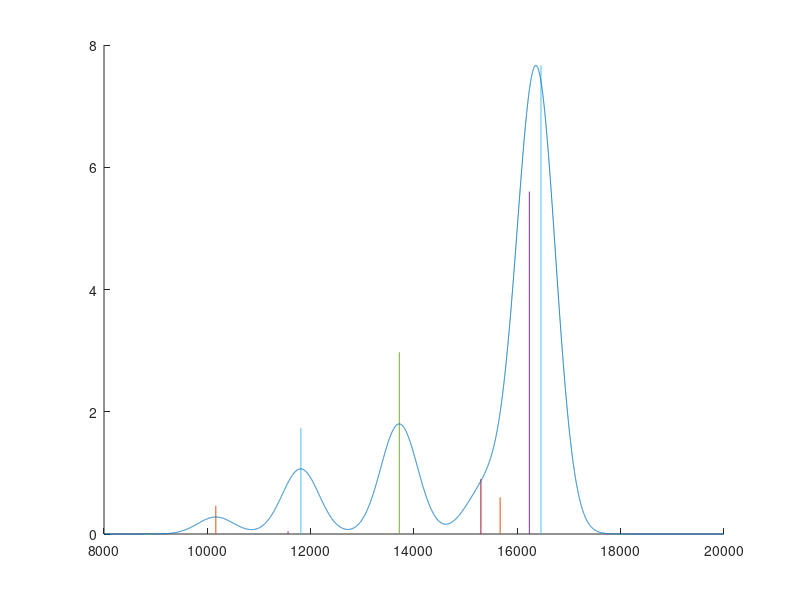

The MATLAB script that drew this image:
% Holstein-like Hamiltonian 
% This hamiltonian consist of a dimer system compose of identical monomer. 
% This system only invole 1 electronic state 1 vibrational state on the 1st
% electronic exicted state for each monomer. 
% Ref: Kistler, K. A.; Pochas, C. M.; Yamagata, H. JPCB, 2011, 116, 77?86.

%% options
% molecule parameters
NV = 3; % NUmber of maximun vibrational quata
w0 =1600;
Lambda = 0.57;
J12 = 250;
D = 0;
w0_0 = 10000;


% figure
PlotStick = 1;
LineShape = 'G';
LineWidth = 500;
F_Min = 8000;
F_Max = 20000;


%% Construct local mode basis

NS = (NV+2)*(NV+1)/2; % number of state

[W1,W2] = ndgrid(NV+1:-1:1,1:NV+1);

WV1 = tril(W1);
WV1 = WV1(WV1>0)-1;

WV2 = tril(W2);
WV2 = WV2(WV2>0)-1;

WV = [WV1;WV2];

%% Construct vibrational ladder operators 
% prep vib mode index in matrix form
[V1_Ind1,V1_Ind2] = ndgrid(WV1);
[V2_Ind1,V2_Ind2] = ndgrid(WV2);

% prep vib quantum # diff matrix
V1_qn_diff = V1_Ind1 - V1_Ind2;
V2_qn_diff = V2_Ind1 - V2_Ind2;

% prep nuclear wavefunction overlape matrix
V1_overlap = ~(V1_qn_diff);
V2_overlap = ~(V2_qn_diff);

% Creation/Anihilation operator for |1> state 
B1_p_Ind = ~(V1_qn_diff-1);
B1_n_Ind = ~(V1_qn_diff+1);
B1_p = (      sqrt(WV1)*ones(size(WV1))') .* B1_p_Ind .* V2_overlap;
B1_n = (ones(size(WV1))*sqrt(WV1)'      ) .* B1_n_Ind .* V2_overlap;

% Creation/Anihilation operator for |2> state 
B2_p_Ind = ~(V2_qn_diff-1);
B2_n_Ind = ~(V2_qn_diff+1);
B2_p = (      sqrt(WV2)*ones(size(WV2))') .* B2_p_Ind .* V1_overlap;
B2_n = (ones(size(WV2))*sqrt(WV2)'      ) .* B2_n_Ind .* V1_overlap;

%% Construct Hmiltonian
% H = (H1) + (H2) + (H3) + (H4)
% H1: w0(Bn_p.*Bn_n)
% H2: lambda*w0*(Bn_p + Bn_n)|n><n|
% H3: J12*(|1><2| + |2><1|)
% H4: D + w0-0 + Lambda^2*w0

% H1
Bpn = B1_p*B1_n+B2_p*B2_n;
H1 = w0 * blkdiag(Bpn,Bpn);

% H2
H2 = Lambda * w0 * blkdiag(B1_p+B1_n,B2_p+B2_n);

% H3
H3 = reshape(eye(size(H1)),size(H1,1),NS,2); % need replace eye with FC factor matrix
H3 = reshape(H3(:,:,[2,1]),size(H1));
H3 = J12.*H3;

% H4
H4 = (D+w0_0+Lambda^2*w0).*eye(size(H1));

H = blkdiag(0,H1+H2+H3+H4);

%% Diagonalize H
% note: the eiganvector V_Full(:,i) has been already normalized.
[V_Full,D_Full] = eig(H);
Ex_Freq = diag(D_Full);

% sort eiganvalue form small to big and reorder the eiganvectors
[Sort_Ex_Freq,Indx] = sort(Ex_Freq);
 Sort_Ex_V          = V_Full(:,Indx);
 
%% Construct Transiton matrix
mu1 = [0,0,1];
mu2 = [0,0,1];

Trans_Monent1 = bsxfun(@times,ones(NS,1),mu1);
Trans_Monent2 = bsxfun(@times,ones(NS,1),mu2);

Trans_Loc = zeros([size(H),3]);
Trans_Loc(1,   2:  NS+1,:) = Trans_Monent1;
Trans_Loc(1,NS+2:2*NS+1,:) = Trans_Monent2;
Trans_Loc(   2:  NS+1,1,:) = Trans_Monent1;
Trans_Loc(NS+2:2*NS+1,1,:) = Trans_Monent2;


Trans_Ex = zeros([size(H),3]);
% [Improve], maybe able to do more sophisticated
for C_mu=1:3
    Trans_Ex(:,:,C_mu) = Sort_Ex_V'*Trans_Loc(:,:,C_mu)*Sort_Ex_V;
end


%% Make figure
IntM = sum(Trans_Ex.^2,3);
IntMx = Trans_Ex(:,:,1).^2;
IntMy = Trans_Ex(:,:,2).^2;
IntMz = Trans_Ex(:,:,3).^2;
mu_OneD = IntMz(2:end,1);
freq_OneD = Sort_Ex_Freq(2:end);

Num_Modes = length(freq_OneD);

hF = figure; hold on

if eq(PlotStick,1)
    line([freq_OneD';freq_OneD'],[zeros(1,Num_Modes);mu_OneD'])
end

% Get Frequency axis range
spec_range = F_Min:F_Max;

spec_array1 = bsxfun(@times,ones(Num_Modes,length(spec_range)),spec_range);
spec_array2 = bsxfun(@minus,spec_array1,freq_OneD);

switch LineShape 
    case 'G' % Gaussian
        LineShape = exp(-(spec_array2.^2)./(LineWidth^2));
        CVL = bsxfun(@times,LineShape,mu_OneD); 
        CVL_Total = sum(CVL,1);
    case 'L' % Lorentzain 
        LineWidth = LineWidth/2;
        LineShape = LineWidth./((spec_array2.^2)+(LineWidth^2));
        CVL = bsxfun(@times,LineShape,mu_OneD); 
        CVL_Total = sum(CVL,1); 
    case 'KK'
        disp('KK is not support for FTIR...')
        CVL_Total = zeros(size(spec_range));
end


% Normalize the convoluted lineshape to maximum stick height.
Norm = max(abs(mu_OneD(:)))./max(abs(CVL_Total));
CVL_Total = CVL_Total.*Norm;

plot(spec_range,CVL_Total,'-')
hold off
